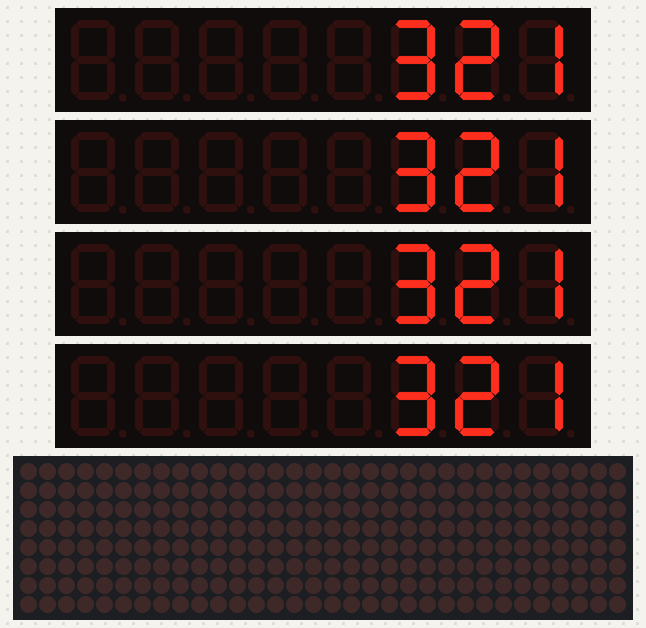
Simulated run of this sketch. Board: Arduino Uno, built with avr-gcc and run on an emulated ATmega328P. On the bench: 4 × 8-digit seven-segment display, 32×8 LED matrix. The local clock reads 2024-03-15 10:24:30 at power-on unless the sketch sets it.

Above: at 0.1 s.

The sketch:

Price4_SerialInput.ino
```cpp
#include "LedControl.h"
#include <SPI.h>
#include <Adafruit_GFX.h>
#include <Max72xxPanel.h>
#include <DS3231.h>
#include <Wire.h>

DS3231  rtc(SDA, SCL);

Time  t;

int Hor;
int Min;
int Sec;

String s;

LedControl lc=LedControl(8,7,6,5);//pins and number of displays

const int pinCS = 10;
const int numberOfHorizontalDisplays = 4;
const int numberOfVerticalDisplays = 1;

Max72xxPanel matrix = Max72xxPanel (pinCS, numberOfHorizontalDisplays, numberOfVerticalDisplays);

const int wait = 100; // In milliseconds
const int spacer = 1;
const int width = 5 + spacer; // Font width at 5 pixels

void setup() {
  Wire.begin();
rtc.begin();
Serial.begin(9600);
for (int i = 0; i < 5; i++) {
  lc.shutdown(i,false); /*The MAX72XX is in power-saving mode on startup,we have to do a wakeup call*/
  lc.setIntensity(i,8);/* Set the brightness to a medium values */
  lc.clearDisplay(i);/* and clear the display */
}

for (int i = 0; i < 3; i++) { //Prices dispays
  lc.setDigit(0, i, i + 1, false);
  lc.setDigit(1, i, i + 1, false);
  lc.setDigit(2, i, i + 1, false);
  lc.setDigit(3, i, i + 1, false);
  }

for (int i = 2; i < 6; i++) {  //Date time 7 seg display
        lc.setDigit(4, 2, 2 + 1, false);
        }

matrix.setIntensity (7); // Adjust the brightness between 0 and 15
 // Adjust according to needs
for(int i=0; i<4 ; i++){
   matrix.setPosition (i, i, 0); // The first display is in <0, 0>
   matrix.setRotation (i, 1); // Display position
}
//rtc.setTime(13, 12, 0);     // Set the time to 12:00:00 (24hr format)
//rtc.setDate(1, 1, 2014);
}

void printPrice(int v, int b) {
    int ones;
    int tens;
    int hundreds;
    boolean negative;

    if(v < -999 || v > 999)
       return;
    if(v<0) {
        negative=true;
        v=v*-1;
    }
    ones=v%10;
    v=v/10;
    tens=v%10;
    v=v/10;
    hundreds=v;
    //Now print the number digit by digit
    lc.setDigit(b,0,(byte)hundreds,true);
    lc.setDigit(b,1,(byte)tens,false);
    lc.setDigit(b,2,(byte)ones,false);
}

void printTime(int s, int b) {
    int time;
    int times;
    time=s%10;
    s=s/10;
    times=s%10;
    bool a=false;
      lc.setDigit(4,b,(byte)time,false);
      lc.setDigit(4,b+1,(byte)times,false);

}

void matrixtext(String m){
  for (int i = 0; i <width * m.length () + matrix.width () - 1 - spacer; i ++) {
     matrix.fillScreen (LOW);

 int letter = i / width;
 int x = (matrix.width () - 1) - i% width;
 int y = (matrix.height () - 8) / 2; // Center the text

 while (x + width - spacer>= 0 && letter>= 0) {
 if (letter <m.length ()) {
 matrix.drawChar (x, y, m [letter], HIGH, LOW, 1);
 }
 letter--;
 x -= width;
 }
 matrix.write (); // Show the characters
 delay (wait);
 }
}


void loop() {
  int i=1;

  while(Serial.available() > 0 && i==1)
{
  int c= Serial.read();

  if(c==1)
  {
    String b = Serial.readString();
    int a= b.toInt();
    printPrice(a,0);
  }
  else if(c==2)
  {
    String k = Serial.readString();
  int l= k.toInt();
    printPrice(l,1);
  }
  else if(c==3)
  {
    String m = Serial.readString();
  int n= m.toInt();
    printPrice(n,2);
  }
  else if(c==4)
  {
    String t = Serial.readString();
  int r= t.toInt();
    printPrice(r,3);
  }
  else if(c==5)
  {
  s = Serial.readString();
   matrixtext(s);
}}

   while(Serial.available() == 0){
        t = rtc.getTime();
        Hor = t.hour;
        Min = t.min;
        Sec = t.sec;
        //printTime(Sec,0);
        printTime(Min,2);
        printTime(Hor,4);
        matrixtext(s);
          }
    i=1;
}
```
